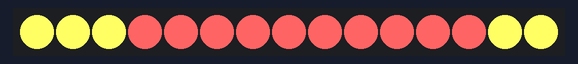
A sketch run on a simulated Arduino Uno, built with avr-gcc and run on an emulated ATmega328P. Shown: 15 RGB LEDs in strip order, left to right. Random numbers use the default seed unless the sketch sets one.

Above: at 0.1 s.
At 4.48 s:
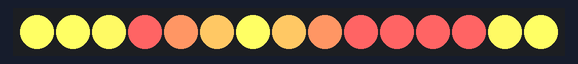
At 12.6 s:
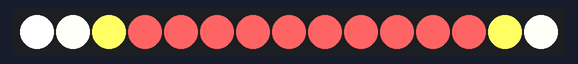
At 25.0 s:
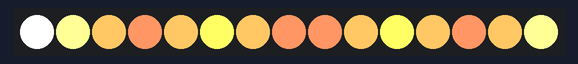
At 33.79 s:
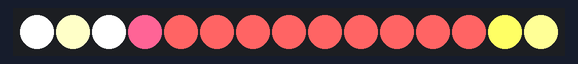
At 39.41 s:
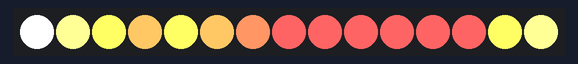

The sketch:

spaceFossils.ino
```cpp
#include <Adafruit_NeoPixel.h>


// Which pin on the Arduino is connected to the NeoPixels?

#define LED_PIN     2


// NeoPixel brightness, 0 (min) to 255 (max)
const int maximumConcurrentPulses = 10;
const int numberOfLeds = 15;

// Declare our NeoPixel strip object:
Adafruit_NeoPixel strip(numberOfLeds, LED_PIN, NEO_GRBW + NEO_KHZ800);


uint8_t baseColor[4] = {0, 0, 0, 100};
int pulseLocations[maximumConcurrentPulses];
uint8_t pulseIntensities[maximumConcurrentPulses][4];
int pulseDirections[maximumConcurrentPulses];
int pulseStepDelay[maximumConcurrentPulses];
uint8_t pulseStepsLeft[maximumConcurrentPulses];
uint8_t pulseWidths[maximumConcurrentPulses];
uint8_t rgbwColors[numberOfLeds][4];
long nextPulseCheckTime[maximumConcurrentPulses];

void setup() {
  strip.begin();           // INITIALIZE NeoPixel strip object (REQUIRED)
  strip.show();            // Turn OFF all pixels ASAP
  strip.setBrightness(255); // Set overall brightness (max = 255)
  for (int pulse=0; pulse < maximumConcurrentPulses; pulse++){
    pulseStepsLeft[pulse] = 0;
  }
}

void loop() {
  //set the base color for each LED- they all start out with the same color and then the pulses are added
  for (int led=0; led < numberOfLeds; led++){
      for (int color=0; color < 4; color++){
        rgbwColors[led][color] = baseColor[color];
      }
  }

  //iterate through each pulse and add it's colors to the base color if it's active, or decide whether to reactivate if it's not active
  for (int pulse=0; pulse < maximumConcurrentPulses; pulse++){
    if (pulseStepsLeft[pulse] > 0){
      //this pulse is active, add it to the pixels
      if (millis() > nextPulseCheckTime[pulse]){
        //advance the pulse to the next step
        pulseStepsLeft[pulse] -=1;
        nextPulseCheckTime[pulse] = millis() + pulseStepDelay[pulse];
        pulseLocations[pulse] += pulseDirections[pulse];
        pulseLocations[pulse] = (numberOfLeds + pulseLocations[pulse]) % numberOfLeds;
      }
      for (int stepsAwayFromCenter=0; stepsAwayFromCenter < pulseWidths[pulse]; stepsAwayFromCenter++){
        int upLocation = (pulseLocations[pulse] + stepsAwayFromCenter) % numberOfLeds;
        int dnLocation = (numberOfLeds + pulseLocations[pulse] - stepsAwayFromCenter) % numberOfLeds;
        for (int color=0; color < 3; color++){
          int colorAddition = (pulseIntensities[pulse][color] * (pulseWidths[pulse] - stepsAwayFromCenter));
          rgbwColors[upLocation][color] += min(colorAddition, (255 - rgbwColors[upLocation][color]));
          rgbwColors[dnLocation][color] += min(colorAddition, (255 - rgbwColors[dnLocation][color]));
        }
      }
    }
    else {
      // the pulse isn't active, reactivate it
      nextPulseCheckTime[pulse] = millis() + random(20000);
      switch(random(3)){
        //randomly choose a preset set of values for the pulse
        case 0:
          pulseStepsLeft[pulse] = 15;
          pulseLocations[pulse] = 0;
          pulseStepDelay[pulse] = 50;
          pulseWidths[pulse] =  2;
          pulseIntensities[pulse][0] = 10;
          pulseIntensities[pulse][1] = 0;
          pulseIntensities[pulse][2] = 50;
          pulseIntensities[pulse][3] = 0;
          pulseDirections[pulse] = 1;
          break;
        case 1:
          pulseStepsLeft[pulse] = 15;
          pulseLocations[pulse] = 0;
          pulseStepDelay[pulse] = 250;
          pulseWidths[pulse] =  3;
          pulseIntensities[pulse][0] = 10;
          pulseIntensities[pulse][1] = 50;
          pulseIntensities[pulse][2] = 0;
          pulseIntensities[pulse][3] = 0;
          pulseDirections[pulse] = -1;
          break;
        case 2:
          pulseStepsLeft[pulse] = 2;
          pulseLocations[pulse] = 0;
          pulseStepDelay[pulse] = 250;
          pulseWidths[pulse] =  15;
          pulseIntensities[pulse][0] = 255;
          pulseIntensities[pulse][1] = 0;
          pulseIntensities[pulse][2] = 0;
          pulseIntensities[pulse][3] = 0;
          pulseDirections[pulse] = -1;
          break;      }
    }
  }
  for (int led=0; led < numberOfLeds; led++){
    //set the colors of each LED in memory
    strip.setPixelColor(led, strip.Color(rgbwColors[led][0], rgbwColors[led][1], rgbwColors[led][2], rgbwColors[led][3]));
  }
  //send the color data from the micro to the leds
  strip.show();
}
```
